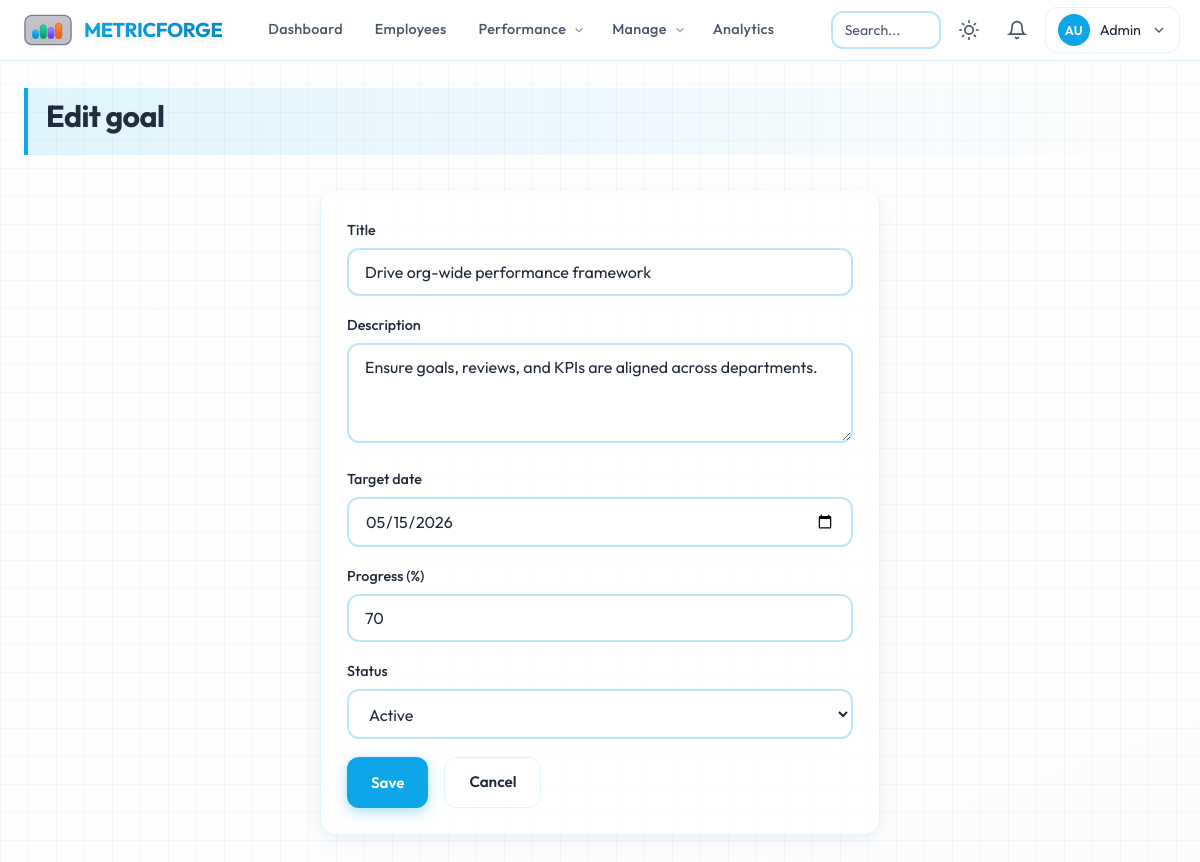
Page /goals/561/edit (signed in) on the committed database.
### app/models/user.py (models this page shows, shortened)
class User(UserMixin, db.Model):
    __tablename__ = "users"
    id = db.Column(db.Integer, primary_key=True)
    email = db.Column(db.String(120), unique=True, nullable=False, index=True)
    username = db.Column(db.String(80), unique=True, nullable=False, index=True)
    password_hash = db.Column(db.String(256), nullable=False)
    first_name = db.Column(db.String(80), nullable=False)
    last_name = db.Column(db.String(80), nullable=False)
    avatar_url = db.Column(db.String(256), nullable=True)
    role = db.Column(db.String(20), nullable=False, default=Role.EMPLOYEE)
    department_id = db.Column(db.Integer, db.ForeignKey("departments.id"), nullable=True)
    manager_id = db.Column(db.Integer, db.ForeignKey("users.id"), nullable=True)
    job_title = db.Column(db.String(120), nullable=True)
    phone = db.Column(db.String(24), nullable=True)
    is_active = db.Column(db.Boolean, default=True, nullable=False)
    created_at = db.Column(db.DateTime, default=datetime.utcnow)
    updated_at = db.Column(db.DateTime, default=datetime.utcnow, onupdate=datetime.utcnow)
    last_login = db.Column(db.DateTime, nullable=True)
    department = db.relationship("Department", foreign_keys=[department_id], backref=db.backref("members", lazy="dynamic"))
    manager = db.relationship("User", remote_side=[id], backref=db.backref("direct_reports", lazy="dynamic"))
    def is_admin(self):
        return self.role == Role.ADMIN
    def is_manager(self):
        return self.role in (Role.ADMIN, Role.MANAGER)
    def can_manage_user(self, other):
        if other is None:
            return False
        if self.is_admin():
            return True

### app/models/goal.py (models this page shows, shortened)
class Goal(db.Model):
    __tablename__ = "goals"
    id = db.Column(db.Integer, primary_key=True)
    user_id = db.Column(db.Integer, db.ForeignKey("users.id"), nullable=False)
    title = db.Column(db.String(200), nullable=False)
    description = db.Column(db.Text, nullable=True)
    target_date = db.Column(db.Date, nullable=True)
    status = db.Column(db.String(20), default="active")  # active, completed, cancelled
    progress = db.Column(db.Integer, default=0)  # 0-100
    weight = db.Column(db.Integer, default=1)  # for ordering
    created_at = db.Column(db.DateTime, default=datetime.utcnow)
    updated_at = db.Column(db.DateTime, default=datetime.utcnow, onupdate=datetime.utcnow)
    user = db.relationship("User", backref=db.backref("goals", lazy="dynamic"))

### app/routes/goals.py (the view, shortened to what this page needs)
@goals_bp.route("/<int:goal_id>/edit", methods=["GET", "POST"])
@login_required
@manager_required
def edit(goal_id):
    goal = Goal.query.get_or_404(goal_id)
    if not current_user.can_manage_user(goal.user):
        abort(403)
    return render_template("goals/form.html", goal=goal, target_user_id=goal.user_id, target_user=goal.user)

### app/utils/performance.py (called while the page is built)
def _clamp(value: Optional[float], minimum: float = 0.0, maximum: float = 100.0) -> Optional[float]:
    if value is None:
        return None
    return max(minimum, min(maximum, float(value)))

def compute_user_latest_score(
    user_id: int,
    months: int = 3,
    start_date: Optional[datetime] = None,
    end_date: Optional[datetime] = None,
) -> Optional[float]:
    from datetime import timedelta
    if end_date is None:
        end_date = datetime.utcnow()
    if start_date is None:
        start_date = end_date - timedelta(days=months * 31)
    series = compute_user_performance_series(
        user_id=user_id,
        start_date=start_date,
        end_date=end_date,
        max_points=months,
    )
    if not series:
        return None
    scores = [s for _, s in series]
    return round(sum(scores) / len(scores), 1)

### app/utils/rankings.py (called while the page is built)
def get_employees_with_scores(
    department_id: Optional[int] = None,
    months: int = RANKING_MONTHS,
) -> List[Tuple[User, float]]:
    query = User.query.filter(
        User.role == Role.EMPLOYEE,
        User.is_active.is_(True),
        User.department_id.isnot(None),
    )
    if department_id is not None:
        query = query.filter(User.department_id == department_id)
    users = query.all()
    result = []
    for u in users:
        score = compute_user_latest_score(u.id, months=months)
        result.append((u, score if score is not None else 0.0))
    result.sort(key=lambda x: x[1], reverse=True)
    return result

def get_overall_top_performers(
    top_n: int = 3,
    months: int = RANKING_MONTHS,
) -> List[Tuple[User, float]]:
    return get_employees_with_scores(department_id=None, months=months)[:top_n]

### app/templates/goals/form.html (shortened to what this page needs)
{% extends "base.html" %}
{% block content %}
<div class="page-header reveal">
    <h1 class="page-title">{{ 'Edit' if goal else 'Create' }} goal{% if target_user and target_user.id != current_user.id %} for {{ target_user.full_name }}{% endif %}</h1>
</div>
<div class="form-page-center">
    <div class="card reveal form-card-narrow">
        <form method="post" action="{{ url_for('goals.edit', goal_id=goal.id) if goal else url_for('goals.create', user_id=target_user_id) }}">
            <div class="form-group">
                <label for="title">Title</label>
                <input type="text" id="title" name="title" class="form-control" required value="{{ goal.title if goal else '' }}">
            </div>
            <div class="form-group">
                <label for="description">Description</label>
                <textarea id="description" name="description" class="form-control">{{ goal.description if goal else '' }}</textarea>
            </div>
            <div class="form-group">
                <label for="target_date">Target date</label>
                <input type="date" id="target_date" name="target_date" class="form-control" value="{{ goal.target_date.isoformat() if goal and goal.target_date else '' }}">
            </div>
            <div class="form-group">
                <label for="progress">Progress (%)</label>
                <input type="number" id="progress" name="progress" class="form-control" min="0" max="100" value="{{ goal.progress if goal else 0 }}">
            </div>
            {% if goal %}
            <div class="form-group">
                <label for="status">Status</label>
                <select id="status" name="status" class="form-control">
                    <option value="active" {% if goal.status == 'active' %}selected{% endif %}>Active</option>
                </select>
            </div>
            {% endif %}
            <div class="flex gap-2 mt-2">
                <button type="submit" class="btn btn-primary">Save</button>
                <a href="{{ url_for('goals.index', user_id=target_user_id) }}" class="btn btn-secondary">Cancel</a>
            </div>
        </form>
    </div>
</div>
{% endblock %}

### app/templates/base.html (shortened to what this page needs)
<!DOCTYPE html>
<html lang="en" data-theme="light">
<head>
    <link rel="stylesheet" href="{{ url_for('static', filename='css/main.css') }}">
</head>
<body class="page-wrap">
    {% if current_user.is_authenticated %}
    <header class="main-header">
        <div class="header-inner">
            <a href="{{ url_for('dashboard.home') }}" class="logo logo-bar-graph" id="main-logo" role="button" aria-label="MetricForge home">
                <span class="logo-text">MetricForge</span>
            </a>
            <nav class="main-nav" aria-label="Main">
                <a href="{{ url_for('dashboard.home') }}" class="nav-link" data-tooltip="Overview, goals &amp; activity">Dashboard</a>
                <a href="{{ url_for('employees.index') }}" class="nav-link" data-tooltip="Browse team members">Employees</a>
                <div class="nav-item-dropdown">
                    <a href="#" class="nav-link nav-dropdown-trigger" onclick="return false;">
                        Performance
                        <svg class="chevron-icon" viewBox="0 0 24 24" fill="none" stroke="currentColor" stroke-width="2"><polyline points="6 9 12 15 18 9"/></svg>
                    </a>
                </div>
                {% if current_user.is_manager() or current_user.is_admin() %}
                <div class="nav-item-dropdown">
                    <a href="#" class="nav-link nav-dropdown-trigger" onclick="return false;">
                        Manage
                        <svg class="chevron-icon" viewBox="0 0 24 24" fill="none" stroke="currentColor" stroke-width="2"><polyline points="6 9 12 15 18 9"/></svg>
                    </a>
                </div>
                {% endif %}
                <a href="{{ url_for('analytics.index') }}" class="nav-link" data-tooltip="Org analytics">Analytics</a>
            </nav>
            <div class="header-actions">
                <div class="search-wrap">
                    <input type="search" id="global-search" class="search-input" placeholder="Search..." autocomplete="off">
                </div>
                <button type="button" class="btn-icon theme-toggle" id="theme-toggle" aria-label="Toggle theme">
                    <svg class="icon-sun" viewBox="0 0 24 24" fill="none" stroke="currentColor" stroke-width="2" stroke-linecap="round"><circle cx="12" cy="12" r="5"/><path d="M12 1v2M12 21v2M4.22 4.22l1.42 1.42M18.36 18.36l1.42 1.42M1 12h2M21 12h2M4.22 19.78l1.42-1.42M18.36 5.64l1.42-1.42"/></svg>
                </button>
                <a href="{{ url_for('notifications.index') }}" class="btn-icon notif-link" aria-label="Notifications">
                    <svg viewBox="0 0 24 24" fill="none" stroke="currentColor" stroke-width="2" stroke-linecap="round"><path d="M18 8A6 6 0 0 0 6 8c0 7-3 9-3 9h18s-3-2-3-9"/><path d="M13.73 21a2 2 0 0 1-3.46 0"/></svg>
                </a>
                <div class="user-menu-wrap">
                    <button type="button" class="user-menu-btn" id="user-menu-btn" aria-expanded="false">
                        {% if current_user.avatar_url %}
                        <img src="{{ url_for('static', filename=current_user.avatar_url) }}" alt="" class="avatar-sm">
                        {% else %}
                        <span class="avatar-placeholder">{{ (current_user.first_name[0] + current_user.last_name[0])|upper }}</span>
                        {% endif %}
                        <span class="user-name">{{ current_user.first_name }}</span>
                        <svg class="chevron-icon" viewBox="0 0 24 24" fill="none" stroke="currentColor" stroke-width="2"><polyline points="6 9 12 15 18 9"/></svg>
                    </button>
                </div>
            </div>
        </div>
    </header>
    <main class="main-content">
        {% block content %}{% endblock %}
    </main>
    {% endif %}
</body>
</html>

### rows in the picture
User: first_name+last_name "AU", first_name "Admin"
Goal: title "Drive org-wide performance framework", description "Ensure goals, reviews, and KPIs are aligned across departments.", target_date "05/15/2026", progress "70", status "Active"

### other values in the picture
{{ 'Edit' if goal else 'Create' }} "Edit"
